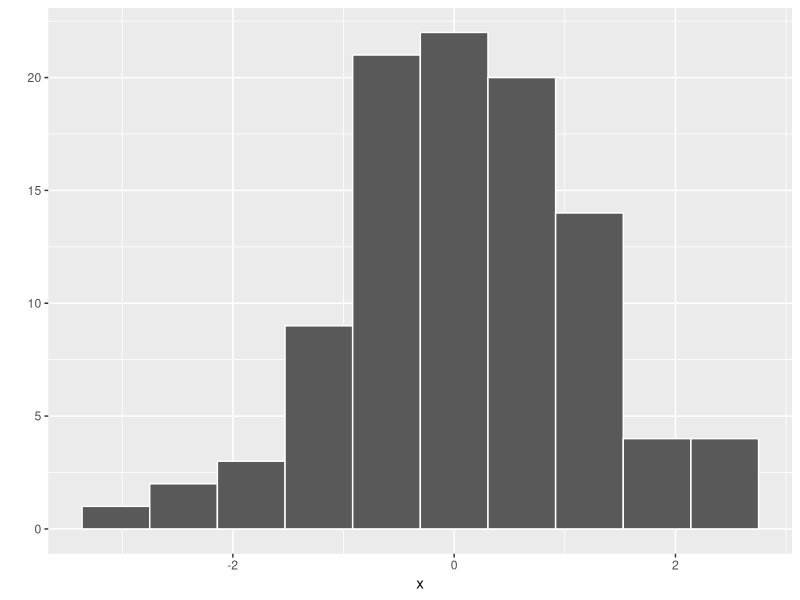

The R source for this figure:
## ---- chunk 1
library(ggplot2)
x <- rnorm(100)
length(x)
qplot(x, 
      color = I("white"),
      bins = 10)
